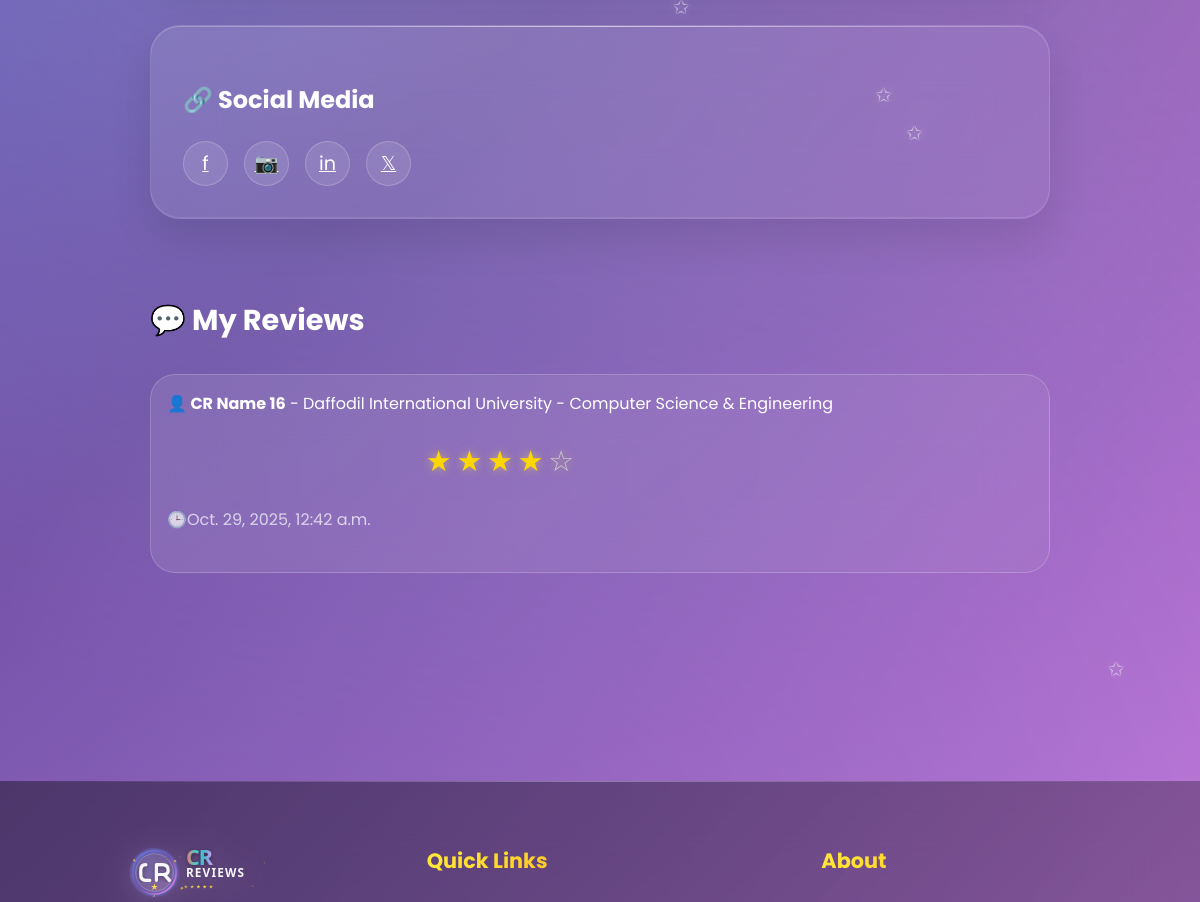
Before: /view_profile/cr-reviews-admin/ (signed in, middle part) with the older database file.
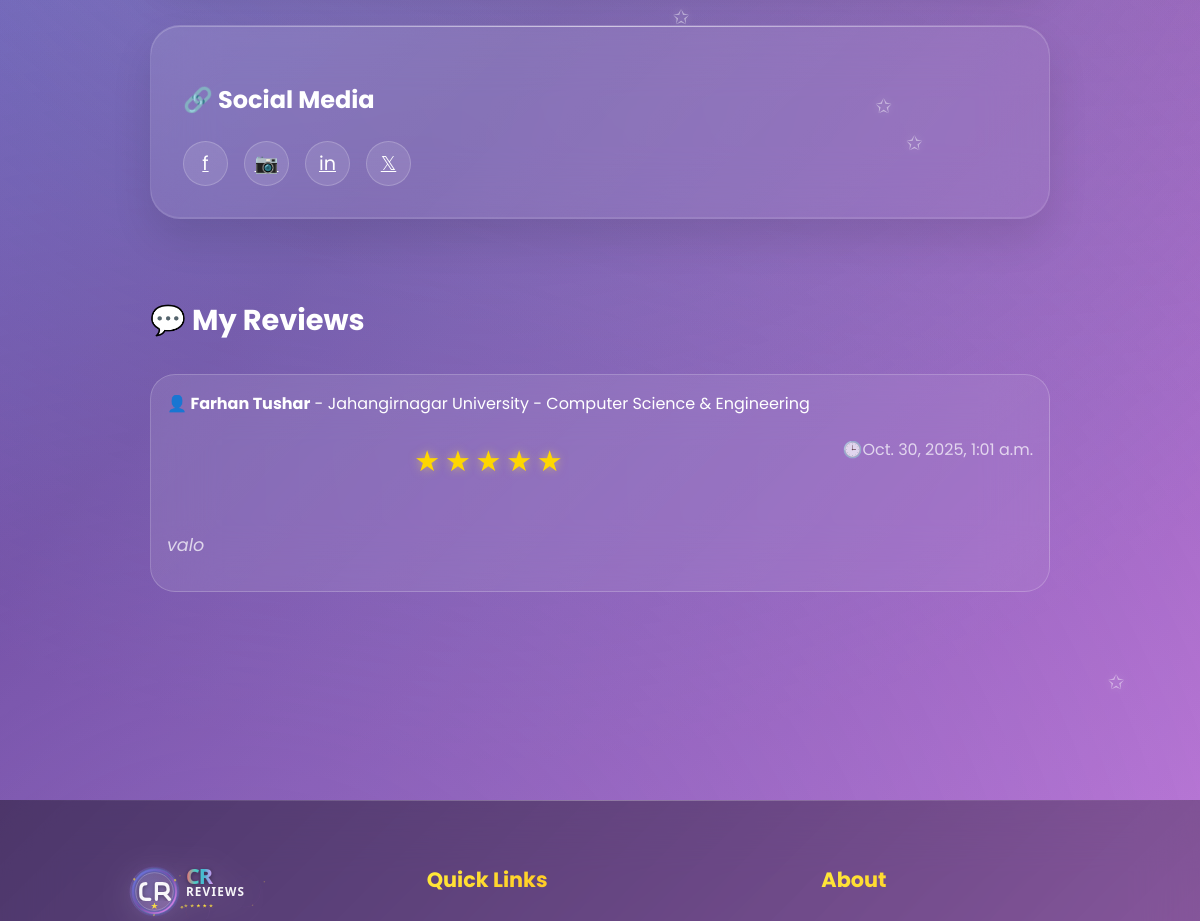
After: the same page with the newer database file.
### cr/models.py (models this page shows, shortened)
class Review(models.Model):
    user = models.ForeignKey('userprofile.User', on_delete=models.CASCADE, related_name='userreviews')
    cr_profile = models.ForeignKey(CrProfile, on_delete=models.CASCADE, related_name='cr_reviews')
    rating = models.PositiveSmallIntegerField()
    description = models.TextField(blank=True, null=True)
    is_anonymous = models.BooleanField(default=False)
    anonymous_name = models.CharField(max_length=100, blank=True, null=True)
    is_approved = models.BooleanField(default=True)  # Auto-approve non-anonymous
    reviewed_by = models.ForeignKey(
        'userprofile.User',
        on_delete=models.SET_NULL,
        null=True,
        blank=True,
        related_name='reviewed_reviews',
        help_text="Admin who approved/rejected this review"
    )
    reviewed_at = models.DateTimeField(null=True, blank=True)
    slug = models.SlugField(unique=True, blank=True)
    created_at = models.DateTimeField(auto_now_add=True)
    updated_at = models.DateTimeField(auto_now=True)
    deleted_at = models.DateTimeField(blank=True, null=True)
    class Meta:
        unique_together = [['user', 'cr_profile']]
        ordering = ['-created_at']

class CrProfile(models.Model):
    user=models.OneToOneField('userprofile.User', on_delete=models.CASCADE,related_name='user_profile')
    university=models.ForeignKey(University, on_delete=models.CASCADE,related_name='university_crs')
    department=models.ForeignKey(Department, on_delete=models.CASCADE,related_name='department_crs')
    cr_status = models.CharField(
    max_length=20,
    choices=[('Present', 'Present CR'), ('Former', 'Former CR')],
    default='Present'
    )
    profile_picture = models.ImageField(upload_to='cr_profile_pictures/', blank=True, null=True)
    name = models.CharField(max_length=100)
    gender = models.CharField(choices=[('M', 'Male'), ('F', 'Female')], max_length=1)
    email = models.EmailField(blank=True, null=True)
    phone = models.CharField(max_length=30, blank=True, null=True)
    st_id = models.CharField(max_length=50, unique=True)
    batch = models.CharField(max_length=20)
    dept_batch = models.CharField(max_length=20 , blank=True, null=True)
    section = models.CharField(max_length=10)
    bio = models.TextField(blank=True, null=True)
    date_of_birth = models.DateField(blank=True, null=True)
    slug = models.SlugField(unique=True, blank=True)
    facebook_url = models.URLField(default='https://www.facebook.com/')
    instagram_url = models.URLField(default='https://www.instagram.com/')
    linkedin_url = models.URLField(default='https://www.linkedin.com/')
    created_at=models.DateTimeField(auto_now_add=True)
    updated_at=models.DateTimeField(auto_now=True)
    deleted_at=models.DateTimeField(auto_now=True,blank=True,null=True)

class University(models.Model):
    Public = "Public"
    Private = "Private"
    university_type = [
        (Public,"Public"),
        (Private,"Private"),
    ]
    title =models.CharField(max_length=100,unique=True,blank=False,null=False)
    type =models.CharField(max_length=100,choices=university_type)
    address=models.CharField(max_length=150, blank=True, null=True)
    slug=models.SlugField(blank=True,unique=True)
    created_at=models.DateTimeField(auto_now_add=True)
    updated_at=models.DateTimeField(auto_now=True)
    daleted_at=models.DateTimeField(auto_now=True,blank=True,null=True)
    def __str__(self):
        return self.title

class Department(models.Model):
    title=models.CharField(max_length=50,unique=True,blank=False,null=False)
    code=models.CharField(max_length=50,unique=True,blank=True,null=True)
    slug=models.SlugField(blank=True,unique=True)
    created_at=models.DateTimeField(auto_now_add=True)
    updated_at=models.DateTimeField(auto_now=True)
    daleted_at=models.DateTimeField(auto_now=True,blank=True,null=True)
    def __str__(self):
        return self.title

### userprofile/views.py (the view)
# urls.py: path('view_profile/<str:slug>/',view_profile,name="view_profile"),
def view_profile(request,slug):
    user = User.objects.get(email=request.user.email,slug=slug)
    review = Review.objects.filter(user=user).order_by('-created_at')
    paginator = Paginator(review,5)
    page_number = request.GET.get('page',1)
    try:
        review = paginator.page(page_number)
    except PageNotAnInteger:
        review = paginator.page(1)
    except EmptyPage:
        review = paginator.page(1)
    context = {
        'user':user,
        'review':review,
    }
    return render(request,'user_profile/view_profile.html',context)

### userprofile/models.py (called while the page is built)
    def get_full_name(self):
        return f"{self.first_name} {self.last_name}"

### templates/user_profile/view_profile.html (shortened to what this page needs)
{% extends 'base.html' %}
{% load static %}
{% block content %}
    <div id="cr-profile" class="page">
        <div class="container">
            <div style="max-width: 900px; margin: 0 auto;">
                <div class="search-section">
                    <h3 class="card-title1" style="margin-top: 1.5rem;">🔗 Social Media</h3>
                    <div class="social-links">
                        <a href="{{user.facebook_url}}" class="social-btn" title="Facebook">f</a>
                        <a href="{{user.instagram_url}}" class="social-btn" title="Instagram">📷</a>
                        <a href="{{user.linkedin_url}}" class="social-btn" title="LinkedIn">in</a>
                        <a href="#" class="social-btn" title="Twitter">𝕏</a>
                    </div>
                </div>
                <div class="section">
                    <h2 style="color: white; font-size: 1.8rem; font-weight: 700; margin-bottom: 2rem;">💬 My Reviews</h2>
                    <div id="reviews-container">
                    {% for review in review %}
                    <div class="review-card">
                    <div class="review-header">
                        <div>
                            <strong style="font-size: 1rem;">👤 {{review.cr_profile.name}}</strong> - {{review.cr_profile.university}} - {{review.cr_profile.department}}
                            <div class="rating">
                                {% for i in "12345" %} {% if forloop.counter <= review.rating %}
                                <span class="star filled">★</span>
                                {% else %}
                                <span class="star">☆</span>
                                {% endif %}
                                {% endfor %}
                            </div>
                        </div>
                        <div style="color: rgba(255,255,255,0.7); font-weight: 400;">🕒{{review.created_at}}</div>
                    </div>
                    <div class="review-text">
                        {{review.description}}
                    </div>
                    </div>
                    {% endfor %}
                    </div>
                </div>
            </div>
        </div>
    </div>
{% endblock content %}

Changed rows visible on the page:
removed Review: cr_profile.name "CR Name 16", cr_profile.university "Daffodil International University", cr_profile.department "Computer Science & Engineering", rating 4 (drawn), created_at "Oct. 29, 2025, 12:42 a.m."
added Review: cr_profile.name "Farhan Tushar", cr_profile.university "Jahangirnagar University", cr_profile.department "Computer Science & Engineering", rating 5 (drawn), created_at "Oct. 30, 2025, 1:01 a.m.", description "valo"
